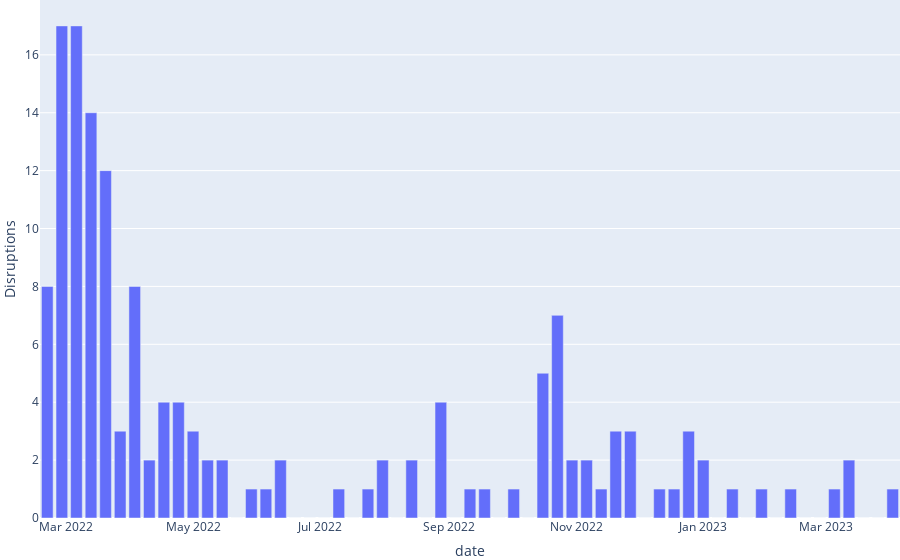

The code cell stored with this chart in its notebook:
### Code cell
fig = px.bar(df['url'].resample('1w').count(), labels={'value': 'Disruptions'}).update_layout(
    autosize=True,
    margin=dict(l=0, r=0, b=0, t=0, pad=0),
).update_layout(showlegend=False)
fig.write_image("netblocks-weekly-disruptions.svg")
fig.show()

### Figure 1 — Plotly figure (JSON) as saved in the notebook; plotly's stock layout.template omitted (floating-point values rounded to 4 significant figures)
{"data": [{"alignmentgroup": "True", "hovertemplate": "variable=url<br>date=%{x}<br>Disruptions=%{y}<extra></extra>", "legendgroup": "url", "marker": {"color": "#636efa", "pattern": {"shape": ""}}, "name": "url", "offsetgroup": "url", "orientation": "v", "showlegend": true, "textposition": "auto", "type": "bar", "x": ["2022-02-20T00:00:00+00:00", "2022-02-27T00:00:00+00:00", "2022-03-06T00:00:00+00:00", "2022-03-13T00:00:00+00:00", "2022-03-20T00:00:00+00:00", "2022-03-27T00:00:00+00:00", "2022-04-03T00:00:00+00:00", "2022-04-10T00:00:00+00:00", "2022-04-17T00:00:00+00:00", "2022-04-24T00:00:00+00:00", "2022-05-01T00:00:00+00:00", "2022-05-08T00:00:00+00:00", "2022-05-15T00:00:00+00:00", "2022-05-22T00:00:00+00:00", "2022-05-29T00:00:00+00:00", "2022-06-05T00:00:00+00:00", "2022-06-12T00:00:00+00:00", "2022-06-19T00:00:00+00:00", "2022-06-26T00:00:00+00:00", "2022-07-03T00:00:00+00:00", "2022-07-10T00:00:00+00:00", "2022-07-17T00:00:00+00:00", "2022-07-24T00:00:00+00:00", "2022-07-31T00:00:00+00:00", "2022-08-07T00:00:00+00:00", "2022-08-14T00:00:00+00:00", "2022-08-21T00:00:00+00:00", "2022-08-28T00:00:00+00:00", "2022-09-04T00:00:00+00:00", "2022-09-11T00:00:00+00:00", "2022-09-18T00:00:00+00:00", "2022-09-25T00:00:00+00:00", "2022-10-02T00:00:00+00:00", "2022-10-09T00:00:00+00:00", "2022-10-16T00:00:00+00:00", "2022-10-23T00:00:00+00:00", "2022-10-30T00:00:00+00:00", "2022-11-06T00:00:00+00:00", "2022-11-13T00:00:00+00:00", "2022-11-20T00:00:00+00:00", "2022-11-27T00:00:00+00:00", "2022-12-04T00:00:00+00:00", "2022-12-11T00:00:00+00:00", "2022-12-18T00:00:00+00:00", "2022-12-25T00:00:00+00:00", "2023-01-01T00:00:00+00:00", "2023-01-08T00:00:00+00:00", "2023-01-15T00:00:00+00:00", "2023-01-22T00:00:00+00:00", "2023-01-29T00:00:00+00:00", "2023-02-05T00:00:00+00:00", "2023-02-12T00:00:00+00:00", "2023-02-19T00:00:00+00:00", "2023-02-26T00:00:00+00:00", "2023-03-05T00:00:00+00:00", "2023-03-12T00:00:00+00:00", "2023-03-19T00:00:00+00:00", "2023-03-26T00:00:00+00:00", "2023-04-02T00:00:00+00:00"], "xaxis": "x", "y": [8, 17, 17, 14, 12, 3, 8, 2, 4, 4, 3, 2, 2, 0, 1, 1, 2, 0, 0, 0, 1, 0, 1, 2, 0, 2, 0, 4, 0, 1, 1, 0, 1, 0, 5, 7, 2, 2, 1, 3, 3, 0, 1, 1, 3, 2, 0, 1, 0, 1, 0, 1, 0, 0, 1, 2, 0, 0, 1], "yaxis": "y"}], "layout": {"autosize": true, "barmode": "relative", "legend": {"title": {"text": "variable"}, "tracegroupgap": 0}, "margin": {"b": 0, "l": 0, "pad": 0, "r": 0, "t": 0}, "showlegend": false, "xaxis": {"anchor": "y", "domain": [0, 1], "title": {"text": "date"}}, "yaxis": {"anchor": "x", "domain": [0, 1], "title": {"text": "Disruptions"}}}}
